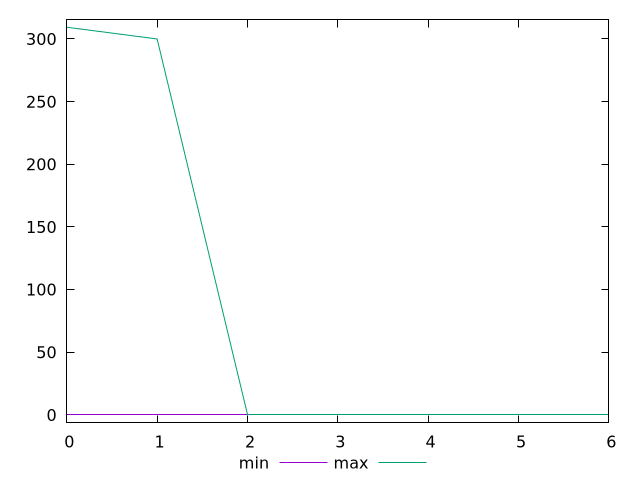

Recreate this plot in gnuplot.
$_min <<EOF
0
0
0
0
0
0
0
EOF
$_max <<EOF
309.376
300
0
0
0
0
0
EOF
set key outside below
set terminal pngcairo
set output "report_00006_2020-11-02T20-21-41.718Z/uses-rel-preconnect/progession_min_max.png"
set yrange [-6.187519999999999:315.56352]
plot $_min title "min" with line ,$_max title "max" with line ,
